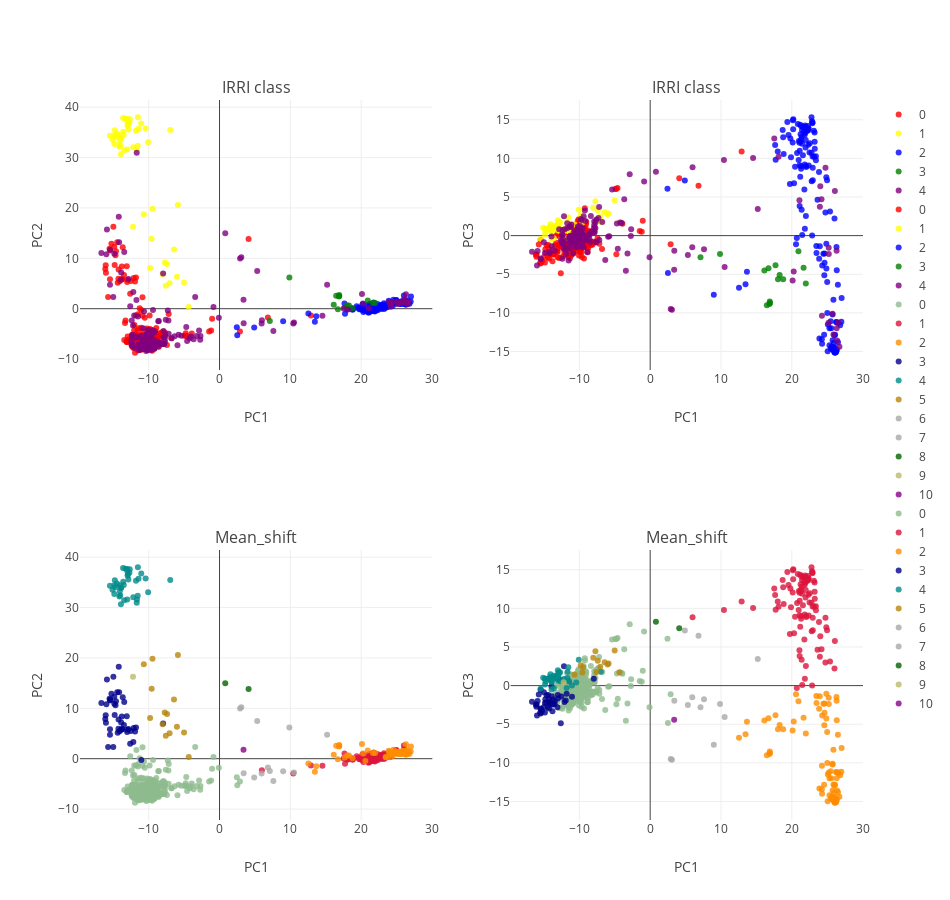

The notebook cell this image was saved under:
### Markdown cell above
#### ii. Structure and classification

Analyse structure in data set as conveyed by PCA.

### Code cell
###
from structure_tools.Tutorial_subplots import plot_global_classes


plot_global_classes(feats,
                    code_lib,
                    label_select,
                    color_groups,
                    PCA_color_ref,
                    title_I= 'IRRI class',
                    title_II= 'Mean_shift',height= 900, width= 950)
